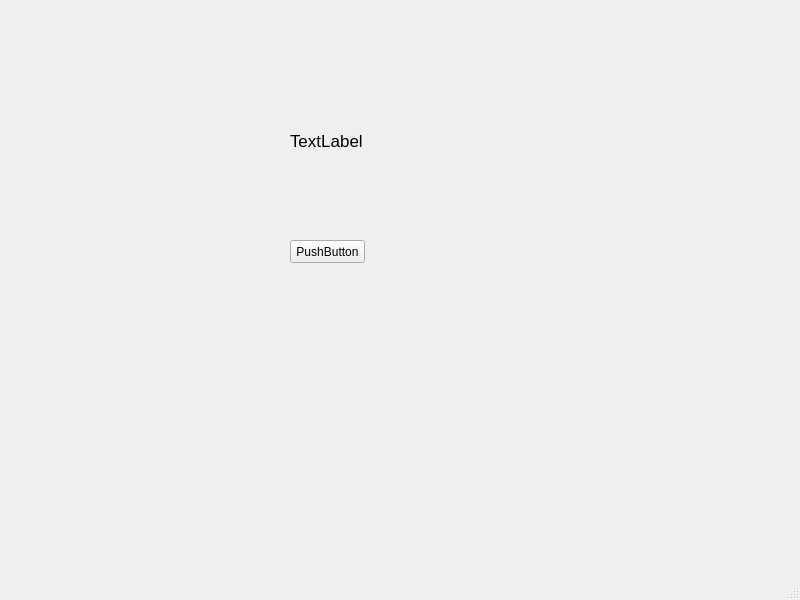
<?xml version="1.0" encoding="UTF-8"?>
<ui version="4.0">
 <class>MainWindow</class>
 <widget class="QMainWindow" name="MainWindow">
  <property name="geometry">
   <rect>
    <x>0</x>
    <y>0</y>
    <width>800</width>
    <height>600</height>
   </rect>
  </property>
  <property name="windowTitle">
   <string>MainWindow</string>
  </property>
  <widget class="QWidget" name="centralwidget">
   <widget class="QLabel" name="label">
    <property name="geometry">
     <rect>
      <x>290</x>
      <y>120</y>
      <width>91</width>
      <height>41</height>
     </rect>
    </property>
    <property name="font">
     <font>
      <pointsize>13</pointsize>
     </font>
    </property>
    <property name="text">
     <string>TextLabel</string>
    </property>
   </widget>
   <widget class="QPushButton" name="pushButton">
    <property name="geometry">
     <rect>
      <x>290</x>
      <y>240</y>
      <width>75</width>
      <height>23</height>
     </rect>
    </property>
    <property name="text">
     <string>PushButton</string>
    </property>
   </widget>
  </widget>
  <widget class="QMenuBar" name="menubar">
   <property name="geometry">
    <rect>
     <x>0</x>
     <y>0</y>
     <width>800</width>
     <height>23</height>
    </rect>
   </property>
  </widget>
  <widget class="QStatusBar" name="statusbar"/>
 </widget>
 <resources/>
 <connections/>
</ui>
